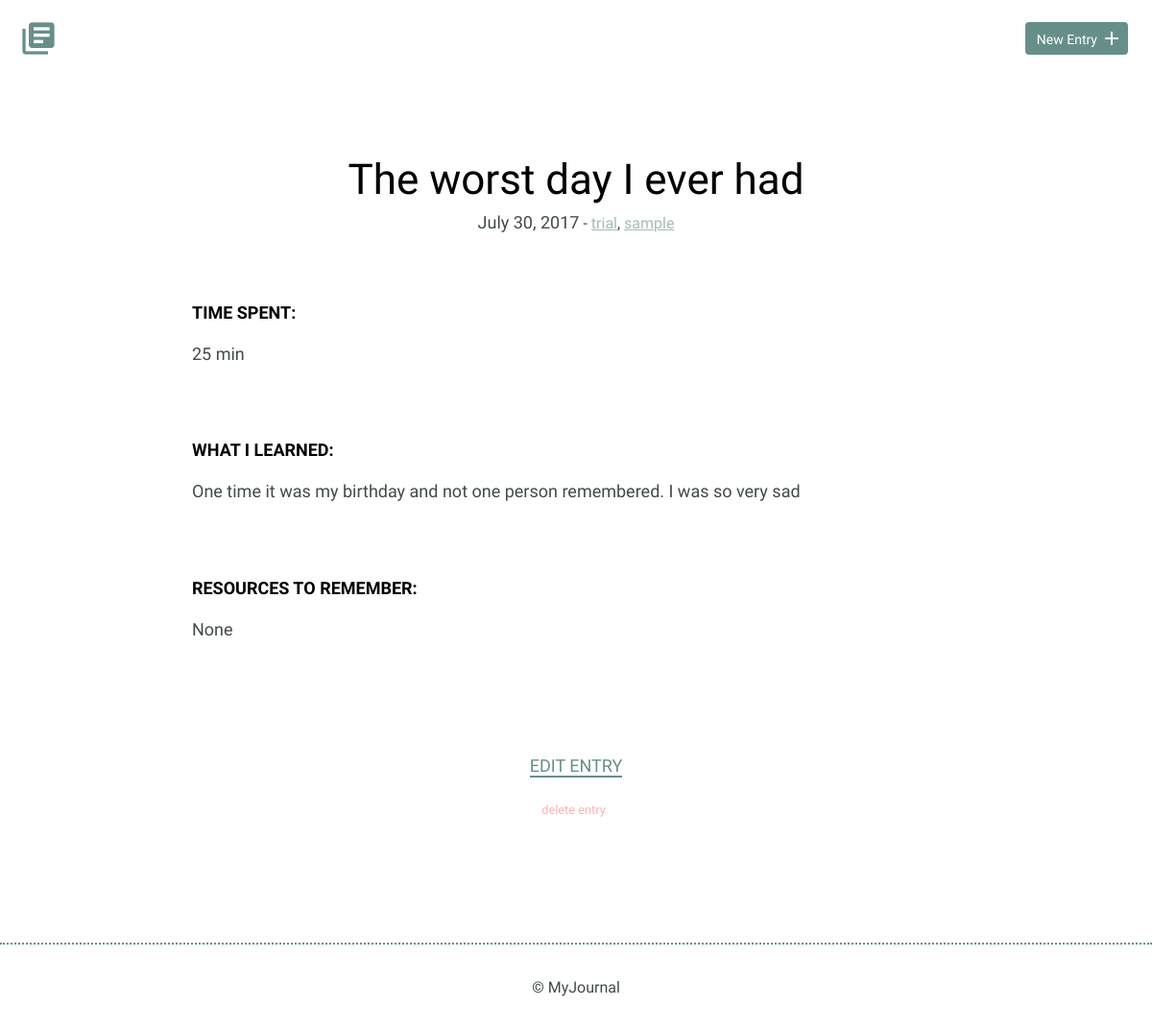
Screenshot of /detail.php?id=2 with the database file from the repository.
### tables this page shows
CREATE TABLE "entries" (
	"id"	INTEGER,
	"title"	TEXT,
	"date"	TEXT,
	"time_spent"	INTEGER,
	"learned"	BLOB,
	"resources"	BLOB,
	"tags"	BLOB,
	PRIMARY KEY("id")
);

### inc/functions.php (called while the page is built, shortened)
<?php
function get_tags($entry){
  $tags = [];
  $raw_tags = $entry['tags'];
  $exploded_tags = explode(',',$raw_tags);
  foreach ($exploded_tags as $exploded_tag){
    $tags[] = trim($exploded_tag);
  }
  return $tags;
}

### detail.php (the view, shortened to what this page needs)
<?php
include('./inc/functions.php');
if (isset($_GET['id'])){
  $id=filter_input(INPUT_GET,'id',FILTER_SANITIZE_NUMBER_INT);
}
try {
  $results = $db->prepare('SELECT * FROM entries WHERE id=?');
  $results->bindParam(1,$id,PDO::PARAM_INT);
  $results->execute();
  $entry = $results->fetch(PDO::FETCH_ASSOC);
} catch (Exception $e){
  echo $e->getMessage();
  die();
}
include('./inc/header.php');
?>
<section>
  <div class="container">
    <div class="entry-list single">
      <article>
        <h1><?= $entry['title']; ?></h1>
        <?php
        $vardate = explode('-',$entry['date']);
        $year = intval($vardate[0]);
        $month = date('F',mktime(0,0,0,intval($vardate[1])));
        $date = intval($vardate[2]);
        ?>
        <time datetime="<?= $entry['date'] ?>"><?= $month; ?> <?= $date ?>, <?= $year; ?></time>
        -
        <span>
          <?php
          $tags = get_tags($entry);
          $tags_output = [];
            foreach($tags as $tag){
              $tags_output[] = "<a href='index.php?tag=$tag'>$tag</a>";
            }
          echo implode(", ",$tags_output);;
          ?>
        </span>
        <div class="entry">
          <h3>Time Spent: </h3>
          <p><?= $entry['time_spent'] ?></p>
        </div>
        <div class="entry">
          <h3>What I Learned:</h3>
          <p><?= $entry['learned'] ?></p>
        </div>
        <div class="entry">
          <h3>Resources to Remember:</h3>
          <p>
          <?php
          if (!empty($entry['resources'])){
            echo $entry['resources'];
          } else {
            echo "None";
          }
          ?>
          </p>
        </div>
      </article>
    </div>
  </div>
  <div class="edit">
    <p><a href="entry.php?id=<?= $id ?>">Edit Entry</a></p>
    <form method="post" onsubmit="return confirm('Do you really want to delete this entry?');">
      <input id="delete-entry" type="submit" value="delete entry" />
    </form>
  </div>
</section>
<?php
include('./inc/footer.php');
?>

### css/site.css (style rules this page uses)
body { font-size: 16px; color: #404a49; font-family: "Cousine", serif; font-weight: 400; }
.container { margin: 0 auto; padding: 0 25px; }
h1, h2, h3 { margin: 0; font-weight: 400; line-height: 1em; color: #000; }
h1 { font-size: 44px; margin-bottom: 12px; text-align: center; }
h3 { font-size: 18px; font-family: "Work Sans", serif; font-weight: 600; text-transform: uppercase; }
p { line-height: 1.8em; font-size: 18px; }
p a { border-bottom: 2px solid #678f89; padding: 0; color: #678f89; text-decoration: none; }
.entry-list, .edit-entry, .new-entry { max-width: 800px; margin: 0 auto; padding: 70px 0 150px 0; }
.entry-list { display: flex; flex-direction: column; }
.entry-list article { margin-bottom: 70px; text-align: center; }
.entry-list article:last-child { margin-bottom: 0; }
.entry-list article span a { color: #678f89; opacity: 0.6; }
.entry-list.single { padding-bottom: 70px; }
.entry-list.single time { font-size: 18px; }
.entry { max-width: 800px; margin: 75px auto 0 auto; text-align: left; }
.entry p { margin-bottom: 40px; }
.edit { padding-bottom: 80px; text-align: center; margin: 0 auto; font-size: 18px; }
.edit p { margin: 0; }
.edit p a { font-weight: 400; text-transform: uppercase; }
.edit form #delete-entry { background: none; border: 0; margin-top: 20px; font-size: 0.8rem; color: red; opacity: 0.3; }
form { margin-bottom: 50px; }
input[type=submit] { margin-right: 5px; }

### rows the page displays
entries: title "The worst day I ever had", date "July", date "30", date "2017", time_spent "25 min", learned "One time it was my birthday and not one person remembered. I was so very sad"

### other values shown
$tag "trial sample"
implode(", ",$tags_output) ","
